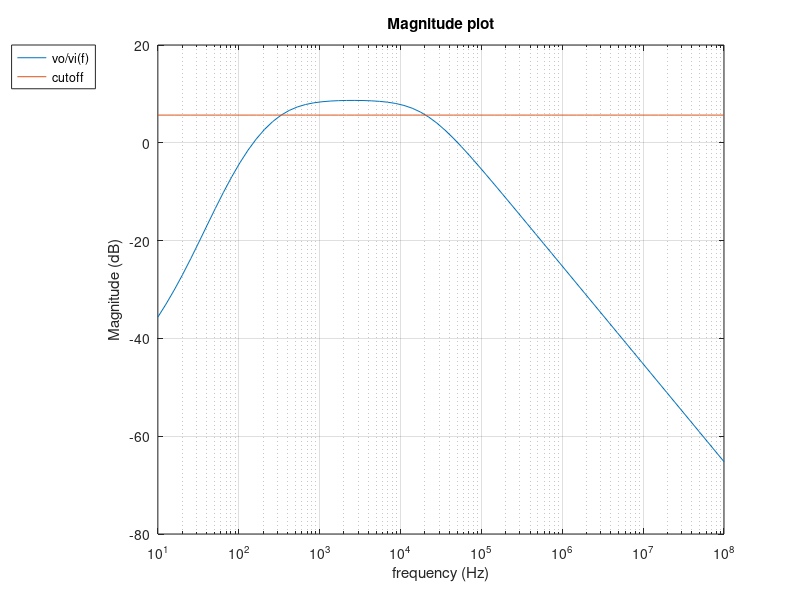
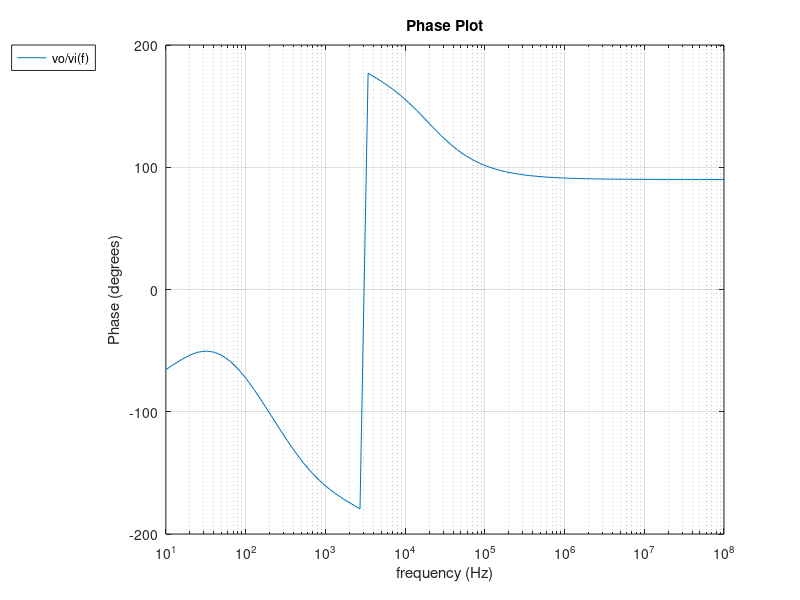
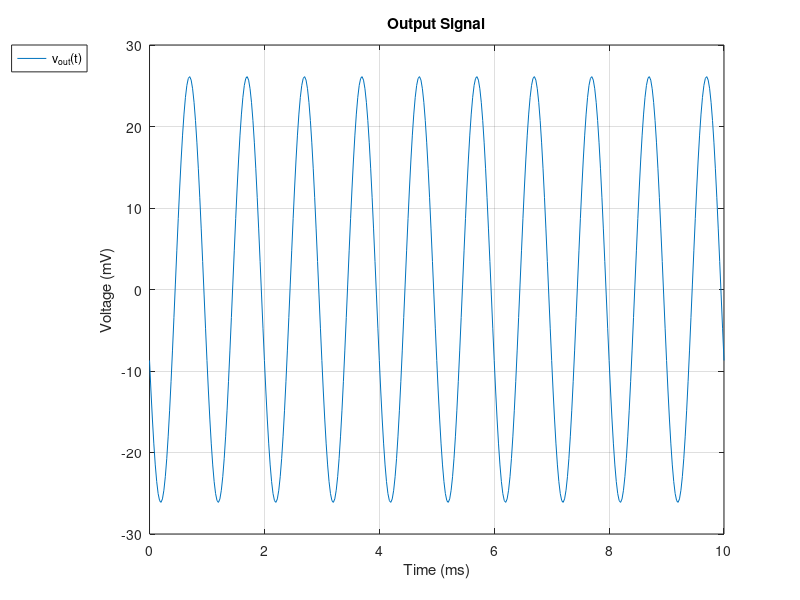

Here is the MATLAB script that generated these plots, in order:
close all
clear all
format long

%-------------------------------------------------------------------------
%Gain stage
%-------------------------------------------------------------------------

%Constants and circuit specs
VT=0.0258649170201;
BFN=178.7;
VAFN=69.7;
RE1=50;
RC1=3.4e3;
RB1=132e3;
RB2=10e3;
VBEON=0.7;
VCC=12;
RS=100;

%OP analysis
RB=1/(1/RB1+1/RB2);
VEQ=RB2/(RB1+RB2)*VCC;
IB1=(VEQ-VBEON)/(RB+(1+BFN)*RE1);
IC1=BFN*IB1;
IE1=(1+BFN)*IB1;
VE1=RE1*IE1;
VO1=VCC-RC1*IC1;
VCE=VO1-VE1;

table_end = '\\ \hline';
filename = "gs_theory.tex";
fid = fopen(filename, "w");
fprintf(fid, "\\begin{tabular}{|c|c|}\n");
fprintf(fid, "\\hline\n");
fprintf(fid, "$V_{eq}$ & %f %s\n", VEQ, table_end);
fprintf(fid, "$R_B$  & %f %s\n", RB, table_end);
fprintf(fid, "$I_{B1}$  & %f %s\n", IB1, table_end);
fprintf(fid, "$I_{C1}$  & %f %s\n", IC1, table_end);
fprintf(fid, "$V_{O1}$  & %f %s\n", VO1, table_end);
fprintf(fid, "$I_{E1}$  & %f %s\n", IE1, table_end);
fprintf(fid, "$V_{E1}$  & %f %s\n", VE1, table_end);
fprintf(fid, "$V_{CE}$  & %f %s\n", VCE, table_end);
fprintf(fid, "\\end{tabular}\n");
fclose(fid);

%Incremental analysis
gm1=IC1/VT;
rpi1=BFN/gm1;
ro1=VAFN/IC1;

%Gain calculation (w/o bypass capacitor)
AV1 = RC1*(RE1-gm1*rpi1*ro1)/((ro1+RC1+RE1)*(RB+rpi1+RE1)+gm1*RE1*ro1*rpi1 - RE1^2);
AV1simple = gm1*RC1/(1+gm1*RE1);

%Gain calculation (w/ bypass capacitor in high frequency range)
RE1=0;
AV1 = RC1*(RE1-gm1*rpi1*ro1)/((ro1+RC1+RE1)*(RB+rpi1+RE1)+gm1*RE1*ro1*rpi1 - RE1^2);
AV1simple = gm1*RC1/(1+gm1*RE1);

%Input and Output impedance
RE1=100;

ZI1 = ((ro1+RC1+RE1)*(RB+rpi1+RE1)+gm1*RE1*ro1*rpi1 - RE1^2)/(ro1+RC1+RE1)

ZX = ro1*((RB+rpi1)*RE1/(RB+rpi1+RE1))/(1/(1/ro1+1/(rpi1+RB)+1/RE1+gm1*rpi1/(rpi1+RB)));

ZO1 = 1/(1/ZX+1/RC1)


%-------------------------------------------------------------------------
%Ouput stage
%-------------------------------------------------------------------------

%Constants and circuit specs
BFP = 227.3;
VAFP = 37.2;
RE2 = 360;
VEBON = 0.7;

%OP analysis
VI2 = VO1;
IE2 = (VCC-VEBON-VI2)/RE2;
IC2 = BFP/(BFP+1)*IE2;
VO2 = VCC - RE2*IE2;

filename = "os_theory.tex";
fid = fopen(filename, "w");
fprintf(fid, "\\begin{tabular}{|c|c|}\n");
fprintf(fid, "\\hline\n");
fprintf(fid, "$I_{E2}$  & %f %s\n", IE2, table_end);
fprintf(fid, "$I_{C2}$  & %f %s\n", IC2, table_end);
fprintf(fid, "$V_{O2}$  & %f %s\n", VO2, table_end);
fprintf(fid, "\\end{tabular}\n");
fclose(fid);

%Incremental analysis
gm2 = IC2/VT;
go2 = IC2/VAFP;
gpi2 = gm2/BFP;
ge2 = 1/RE2;

%Gain calculation
AV2 = gm2/(gm2+gpi2+go2+ge2);

%Input and Output impedance
ZI2 = (gm2+gpi2+go2+ge2)/gpi2/(gpi2+go2+ge2)

ZO2 = 1/(gm2+gpi2+go2+ge2)

%-------------------------------------------------------------------------
%Frequency response
%-------------------------------------------------------------------------

f = logspace(1, 8, 70);
%Input stage gain
function y = is_t(f, Rs)
C1 = 5e-6;
y = 1/(1+2*pi*f*i*C1*Rs);
endfunction

%Gain stage gain (w/ frequency dependency)
function y = gs_t(f, Rc, gm1, ro1, rpi1, Re1, Rb)
Cb = 1e-4;
ge1 = 1/Re1;
Zeq = 1/(ge1 + 2*pi*f*i*Cb);
y = -Rc*(-gm1*ro1*rpi1+Zeq)/(Zeq*(-gm1*ro1*rpi1+Zeq)+(Rc+ro1+Zeq)*(-rpi1-Zeq));
endfunction

%Output resistor + capacitor gain
function y = out_t(f)
Cout = 1e-6;
Rl = 8;
y = 2*pi*f*i*Cout*Rl/(1+2*pi*f*i*Cout*Rl);
endfunction

tf = [];
for j=1:1:size(f, 2)
tf = horzcat(tf, is_t(f(1, j), RS)*gs_t(f(1, j), RC1, gm1, ro1, rpi1, RE1, RB)*AV2*out_t(f(1, j)));
endfor
tf_mag = [];
tf_ph = [];

for j=1:1:size(tf, 2)
tf_mag = horzcat(tf_mag, 20*log10(abs(tf(1, j))));
tf_ph = horzcat(tf_ph, arg(tf(1, j))*180/pi);
endfor

t_max = tf_mag(1, 1);
for j=1:1:size(tf_mag, 2)
if tf_mag(1, j) > t_max
t_max = tf_mag(1, j);
endif
endfor

cutoff = t_max - 3;

t = [];
for j=1:1:size(tf_mag, 2)
t = horzcat(t, cutoff);
endfor

cf = [];
for j=1:1:size(tf_mag, 2)
if abs(tf_mag(1, j) - cutoff) < 0.6
cf = horzcat(cf, f(1, j));
endif
endfor

bandwidth = cf(1, 2) - cf(1, 1)
lower_cutoff = cf(1, 1)
gain = t_max
merit = bandwidth*abs(t_max)/(251.918*lower_cutoff)

filename = "theory_results.tex";
fid = fopen(filename, "w");
fprintf(fid, "\\begin{tabular}{|c|c|}\n");
fprintf(fid, "\\hline\n");
fprintf(fid, "Bandwidth & %f %s\n", bandwidth, table_end);
fprintf(fid, "Lower cutoff frequency  & %f %s\n", lower_cutoff, table_end);
fprintf(fid, "Merit  & %f %s\n", merit, table_end);
fprintf(fid, "\\end{tabular}\n");
fclose(fid);

hf = figure();
semilogx(f, tf_mag);
hold on;
semilogx(f, t);
grid on;
xlabel ("frequency (Hz)");
ylabel ("Magnitude (dB)");
title ("Magnitude plot");
legend("vo/vi(f)", "cutoff","location", "northwestoutside");
saveas(hf, "theory_mag.pdf");

hg = figure();
semilogx(f, tf_ph);
grid on;
xlabel ("frequency (Hz)");
ylabel ("Phase (degrees)");
title ("Phase Plot");
legend("vo/vi(f)", "location", "northwestoutside");
saveas(hg, "theory_ph.pdf");

filename = "theory_sec2.tex";
fid = fopen(filename, "w");
fprintf(fid, "\\begin{tabular}{|c|c|}\n");
fprintf(fid, "\\hline\n");
fprintf(fid, "Gain (gain stage) & %f %s\n", AV1, table_end);
fprintf(fid, "Input Impedance (gain stage)  & %f %s\n", ZI1, table_end);
fprintf(fid, "Output Impedance (gain stage)  & %f %s\n", ZO1, table_end);
fprintf(fid, "Gain (output stage) & %f %s\n", AV2, table_end);
fprintf(fid, "Input Impedance (output stage)  & %f %s\n", ZI2, table_end);
fprintf(fid, "Output Impedance (output stage)  & %f %s\n", ZO2, table_end);
fprintf(fid, "\\end{tabular}\n");
fclose(fid);

Gain_calc_input = is_t(1000, RS)
Gain_calc_gs = gs_t(1000, RC1, gm1, ro1, rpi1, RE1, RB)
Gain_calc_os = AV2
Gain_calc_out = out_t(1000)

Gain_total = Gain_calc_input*Gain_calc_gs*Gain_calc_os*Gain_calc_out;
vout = [];
t_ms = 0:2.5e-5:10e-3; 
for j=1:1:size(t_ms, 2)
vout = horzcat(vout, 10*abs(Gain_total)*sin(2000*pi*t_ms(1, j)+arg(Gain_total)));
endfor

hi = figure();
plot(t_ms*1000, vout);
grid on;
xlabel ("Time (ms)");
ylabel ("Voltage (mV)");
title ("Output Signal");
legend("v_{out}(t)", "location", "northwestoutside");
saveas(hi, "theory_out.pdf");
